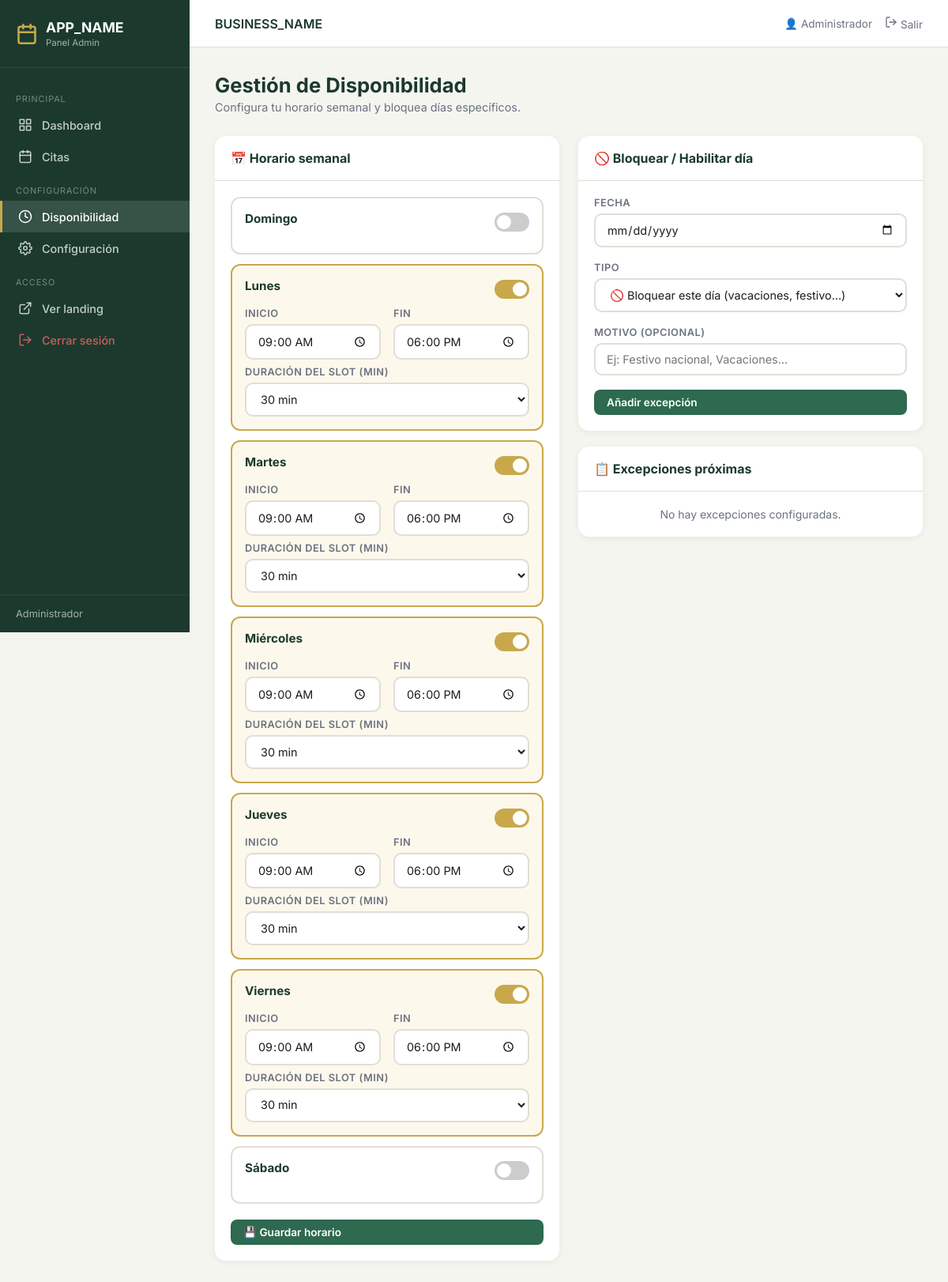
The app's page /admin/availability.php (signed in) with its own data.
### tables this page shows
CREATE TABLE IF NOT EXISTS `availability_schedule` (
    `id`                     INT UNSIGNED  NOT NULL AUTO_INCREMENT,
    `day_of_week`            TINYINT       NOT NULL COMMENT '0=Domingo, 1=Lunes, 2=Martes, 3=Miércoles, 4=Jueves, 5=Viernes, 6=Sábado',
    `start_time`             TIME          NOT NULL,
    `end_time`               TIME          NOT NULL,
    `slot_duration_minutes`  INT           NOT NULL DEFAULT 30,
    `is_active`              TINYINT(1)    NOT NULL DEFAULT 1,
    PRIMARY KEY (`id`),
    KEY `idx_day` (`day_of_week`),
    KEY `idx_active` (`is_active`)
);

### admin/availability.php (the view, shortened to what this page needs)
<?php
$pdo = Database::getInstance()->getConnection();
$scheduleStmt = $pdo->query("SELECT * FROM availability_schedule ORDER BY day_of_week");
$scheduleRows = $scheduleStmt->fetchAll();
$scheduleByDay = [];
foreach ($scheduleRows as $row) {
    $scheduleByDay[(int)$row['day_of_week']] = $row;
}
$exStmt = $pdo->query(
    "SELECT * FROM availability_exceptions
     WHERE exception_date >= CURDATE()
     ORDER BY exception_date ASC
     LIMIT 30"
);
$exceptions = $exStmt->fetchAll();
?>
<!DOCTYPE html>
<html lang="es">
<head>
</head>
<body>
<?php include __DIR__ . '/partials/sidebar.php'; ?>
<div class="main-content">
    <?php include __DIR__ . '/partials/topbar.php'; ?>
    <div class="page-body">
        <div class="page-header">
            <h1>Gestión de Disponibilidad</h1>
            <p>Configura tu horario semanal y bloquea días específicos.</p>
        </div>
        <div class="two-col" style="gap:24px">
            <div class="card">
                <div class="card-header">
                    <h2>📅 Horario semanal</h2>
                </div>
                <div class="card-body">
                    <form method="POST">
                        <?php
                        $dayNames = ['Domingo','Lunes','Martes','Miércoles','Jueves','Viernes','Sábado'];
                        $defaultSchedule = ['start' => '09:00', 'end' => '18:00', 'slot_duration_minutes' => 30, 'is_active' => 0];
                        for ($dow = 0; $dow <= 6; $dow++):
                            $sch = $scheduleByDay[$dow] ?? $defaultSchedule;
                            $isActive = (int)($sch['is_active'] ?? 0);
                        ?>
                        <div class="avail-card <?= $isActive ? 'active-day' : '' ?>" style="margin-bottom:12px" id="dayCard<?= $dow ?>">
                            <div style="display:flex;align-items:center;justify-content:space-between;margin-bottom:10px">
                                <span class="avail-day-name"><?= $dayNames[$dow] ?></span>
                                <label class="toggle-switch">
                                    <span class="toggle-slider"></span>
                                </label>
                            </div>
                            <div id="dayForm<?= $dow ?>" style="<?= !$isActive ? 'display:none' : '' ?>">
                                <div class="form-row">
                                    <div class="form-group" style="margin:0">
                                        <label>Inicio</label>
                                        <input type="time" name="day[<?= $dow ?>][start]" value="<?= htmlspecialchars($sch['start_time'] ?? '09:00') ?>">
                                    </div>
                                    <div class="form-group" style="margin:0">
                                        <label>Fin</label>
                                        <input type="time" name="day[<?= $dow ?>][end]" value="<?= htmlspecialchars($sch['end_time'] ?? '18:00') ?>">
                                    </div>
                                </div>
                                <div class="form-group" style="margin-top:8px;margin-bottom:0">
                                    <label>Duración del slot (min)</label>
                                    <select name="day[<?= $dow ?>][slot]">
                                        <?php foreach ([15, 20, 30, 45, 60] as $mins): ?>
                                        <option value="<?= $mins ?>" <?= (int)($sch['slot_duration_minutes'] ?? 30) === $mins ? 'selected' : '' ?>><?= $mins ?> min</option>
                                        <?php endforeach; ?>
                                    </select>
                                </div>
                            </div>
                        </div>
                        <?php endfor; ?>
                        <button type="submit" class="btn btn-primary" style="width:100%;margin-top:8px">
                            💾 Guardar horario
                        </button>
                    </form>
                </div>
            </div>
            <div>
                <div class="card" style="margin-bottom:20px">
                    <div class="card-header">
                        <h2>🚫 Bloquear / Habilitar día</h2>
                    </div>
                    <div class="card-body">
                        <form method="POST">
                            <div class="form-group">
                                <label>Fecha</label>
                                <input type="date" name="exception_date" min="<?= date('Y-m-d') ?>" required>
                            </div>
                            <div class="form-group">
                                <label>Tipo</label>
                                <select name="is_blocked">
                                    <option value="1">🚫 Bloquear este día (vacaciones, festivo…)</option>
                                </select>
                            </div>
                            <div class="form-group">
                                <label>Motivo (opcional)</label>
                                <input type="text" name="reason" placeholder="Ej: Festivo nacional, Vacaciones…">
                            </div>
                            <button type="submit" class="btn btn-primary" style="width:100%">Añadir excepción</button>
                        </form>
                    </div>
                </div>
                <div class="card">
                    <div class="card-header">
                        <h2>📋 Excepciones próximas</h2>
                    </div>
                    <div class="card-body" style="padding:0">
                        <?php if (empty($exceptions)): ?>
                            <p class="empty-msg" style="padding:20px">No hay excepciones configuradas.</p>
                        <?php endif; ?>
                    </div>
                </div>
            </div>
        </div>
    </div>
</div>
</body>
</html>

### admin/partials/sidebar.php (shortened to what this page needs)
<?php
$currentPage = basename($_SERVER["PHP_SELF"], ".php"); ?>
<aside class="sidebar">
    <div class="sidebar-logo">
        <svg width="28" height="28" viewBox="0 0 24 24" fill="none" stroke="#c9a84c" stroke-width="2.2" stroke-linecap="round" stroke-linejoin="round"><rect x="3" y="4" width="18" height="18" rx="2"/><line x1="16" y1="2" x2="16" y2="6"/><line x1="8" y1="2" x2="8" y2="6"/><line x1="3" y1="10" x2="21" y2="10"/></svg>
        <div class="logo-text">
            <?= htmlspecialchars(APP_NAME) ?>
            <span>Panel Admin</span>
        </div>
    </div>
    <nav class="sidebar-nav">
        <div class="nav-section">Principal</div>
        <a href="dashboard.php" class="nav-item <?= $currentPage === "dashboard"
            ? "active"
            : "" ?>">
            <svg width="18" height="18" viewBox="0 0 24 24" fill="none" stroke="currentColor" stroke-width="2" stroke-linecap="round" stroke-linejoin="round"><rect x="3" y="3" width="7" height="7"/><rect x="14" y="3" width="7" height="7"/><rect x="14" y="14" width="7" height="7"/><rect x="3" y="14" width="7" height="7"/></svg>
            <span>Dashboard</span>
        </a>
        <a href="appointments.php" class="nav-item <?= $currentPage ===
        "appointments"
            ? "active"
            : "" ?>">
            <svg width="18" height="18" viewBox="0 0 24 24" fill="none" stroke="currentColor" stroke-width="2" stroke-linecap="round" stroke-linejoin="round"><rect x="3" y="4" width="18" height="18" rx="2"/><line x1="16" y1="2" x2="16" y2="6"/><line x1="8" y1="2" x2="8" y2="6"/><line x1="3" y1="10" x2="21" y2="10"/></svg>
            <span>Citas</span>
        </a>
        <div class="nav-section">Configuración</div>
        <a href="availability.php" class="nav-item <?= $currentPage ===
        "availability"
            ? "active"
            : "" ?>">
            <svg width="18" height="18" viewBox="0 0 24 24" fill="none" stroke="currentColor" stroke-width="2" stroke-linecap="round" stroke-linejoin="round"><circle cx="12" cy="12" r="10"/><polyline points="12 6 12 12 16 14"/></svg>
            <span>Disponibilidad</span>
        </a>
        <a href="settings.php" class="nav-item <?= $currentPage === "settings"
            ? "active"
            : "" ?>">
            <span>Configuración</span>
        </a>
        <div class="nav-section">Acceso</div>
        <a href="<?= APP_URL ?>/index.php" target="_blank" class="nav-item">
            <svg width="18" height="18" viewBox="0 0 24 24" fill="none" stroke="currentColor" stroke-width="2" stroke-linecap="round" stroke-linejoin="round"><path d="M18 13v6a2 2 0 0 1-2 2H5a2 2 0 0 1-2-2V8a2 2 0 0 1 2-2h6"/><polyline points="15 3 21 3 21 9"/><line x1="10" y1="14" x2="21" y2="3"/></svg>
            <span>Ver landing</span>
        </a>
        <a href="logout.php" class="nav-item" style="color:rgba(255,100,100,.8)">
            <svg width="18" height="18" viewBox="0 0 24 24" fill="none" stroke="currentColor" stroke-width="2" stroke-linecap="round" stroke-linejoin="round"><path d="M9 21H5a2 2 0 0 1-2-2V5a2 2 0 0 1 2-2h4"/><polyline points="16 17 21 12 16 7"/><line x1="21" y1="12" x2="9" y2="12"/></svg>
            <span>Cerrar sesión</span>
        </a>
    </nav>
    <div class="sidebar-footer">
        <?= htmlspecialchars($_SESSION["admin_name"] ?? "Admin") ?>
    </div>
</aside>

### admin/partials/topbar.php
<header class="topbar">
    <span class="topbar-title"><?= htmlspecialchars(BUSINESS_NAME) ?></span>
    <div class="topbar-right">
        <span>👤 <?= htmlspecialchars($_SESSION['admin_name'] ?? 'Admin') ?></span>
        <a href="logout.php" title="Cerrar sesión">
            <svg width="16" height="16" viewBox="0 0 24 24" fill="none" stroke="currentColor" stroke-width="2" stroke-linecap="round" stroke-linejoin="round"><path d="M9 21H5a2 2 0 0 1-2-2V5a2 2 0 0 1 2-2h4"/><polyline points="16 17 21 12 16 7"/><line x1="21" y1="12" x2="9" y2="12"/></svg>
            Salir
        </a>
    </div>
</header>

### admin/partials/admin_styles.php (style rules this page uses)
*, *::before, *::after { box-sizing: border-box; margin: 0; padding: 0; }
:root { --blue-dark: #1b3a2d; --blue: #2d6a4f; --cyan: #c9a84c; --sidebar-w: 240px; --white: #fff; --bg: #f5f5f0; --text: #1c1c1c; --muted: #6b7280; --border: #e2ddd5; --radius: 10px; }
body { font-family: 'Inter', sans-serif; background: var(--bg); color: var(--text); display: flex; min-height: 100vh; }
.sidebar { width: var(--sidebar-w); background: var(--blue-dark); color: #fff; display: flex; flex-direction: column; position: fixed; height: 100vh; overflow-y: auto; z-index: 100; }
.sidebar-logo { padding: 24px 20px; font-size: 1.1rem; font-weight: 700; border-bottom: 1px solid rgba(255,255,255,.1); display: flex; align-items: center; gap: 10px; }
.sidebar-logo span { font-size: .72rem; display: block; opacity: .6; font-weight: 400; margin-top: 2px; }
.sidebar-nav { flex: 1; padding: 16px 0; }
.nav-item { display: flex; align-items: center; gap: 12px; padding: 11px 20px; font-size: .9rem; font-weight: 500; color: rgba(255,255,255,.75); text-decoration: none; transition: all .2s; border-left: 3px solid transparent; }
.nav-item.active { background: rgba(255,255,255,.12); color: #fff; border-left-color: var(--cyan); }
.nav-section { font-size: .68rem; text-transform: uppercase; letter-spacing: .08em; color: rgba(255,255,255,.4); padding: 16px 20px 6px; }
.sidebar-footer { padding: 16px 20px; border-top: 1px solid rgba(255,255,255,.1); font-size: .8rem; opacity: .6; }
.main-content { margin-left: var(--sidebar-w); flex: 1; display: flex; flex-direction: column; min-height: 100vh; }
.topbar { background: var(--white); border-bottom: 1px solid var(--border); padding: 0 32px; height: 60px; display: flex; align-items: center; justify-content: space-between; position: sticky; top: 0; z-index: 50; }
.topbar-title { font-size: 1rem; font-weight: 600; color: var(--blue-dark); }
.topbar-right { display: flex; align-items: center; gap: 16px; font-size: .85rem; color: var(--muted); }
.topbar-right a { color: var(--muted); text-decoration: none; }
.page-body { padding: 32px; flex: 1; }
.page-header { margin-bottom: 28px; }
.page-header h1 { font-size: 1.6rem; font-weight: 700; color: var(--blue-dark); }
.page-header p { color: var(--muted); font-size: .9rem; margin-top: 4px; }
.card { background: var(--white); border-radius: 14px; box-shadow: 0 2px 10px rgba(0,0,0,.06); overflow: hidden; }
.card-header { display: flex; align-items: center; justify-content: space-between; padding: 18px 20px; border-bottom: 1px solid var(--border); }
.card-header h2 { font-size: 1rem; font-weight: 700; color: var(--blue-dark); }
.card-body { padding: 20px; }
.two-col { display: grid; grid-template-columns: 1fr 1fr; gap: 20px; }
.btn { display: inline-flex; align-items: center; gap: 6px; padding: 8px 16px; border-radius: 8px; font-size: .85rem; font-weight: 600; font-family: inherit; cursor: pointer; border: none; transition: opacity .2s; text-decoration: none; }
.btn-primary { background: var(--blue); color: #fff; }
.form-group { margin-bottom: 18px; }
.form-group label { display: block; font-size: .8rem; font-weight: 600; color: var(--muted); margin-bottom: 6px; text-transform: uppercase; letter-spacing: .04em; }
.form-group input, .form-group select, .form-group textarea { width: 100%; padding: 10px 14px; border: 2px solid var(--border); border-radius: var(--radius); font-size: .9rem; font-family: inherit; color: var(--text); outline: none; transition: border-color .2s; background: #fff; }
.form-row { display: grid; grid-template-columns: 1fr 1fr; gap: 16px; }
.empty-msg { color: var(--muted); font-size: .875rem; text-align: center; padding: 20px 0; }
.avail-card { background: var(--white); border-radius: 12px; padding: 16px; border: 2px solid var(--border); }
.avail-card.active-day { border-color: var(--cyan); background: #fdf8ec; }
.avail-day-name { font-weight: 700; font-size: .95rem; color: var(--blue-dark); margin-bottom: 8px; }
.toggle-switch { position: relative; display: inline-block; width: 44px; height: 24px; }
.toggle-slider { position: absolute; cursor: pointer; inset: 0; background: #ccc; border-radius: 24px; transition: .3s; }
.toggle-slider::before { content: ''; position: absolute; width: 18px; height: 18px; border-radius: 50%; background: #fff; bottom: 3px; left: 3px; transition: .3s; }
.toggle-switch input:checked + .toggle-slider { background: var(--cyan); }
.toggle-switch input:checked + .toggle-slider::before { transform: translateX(20px); }

### records on screen
availability_schedule: dow "Lunes", start_time "09:00:00", end_time "18:00:00", slot_duration_minutes "30 min"
availability_schedule: dow "Martes", start_time "09:00:00", end_time "18:00:00", slot_duration_minutes "30 min"
availability_schedule: dow "Miércoles", start_time "09:00:00", end_time "18:00:00", slot_duration_minutes "30 min"
availability_schedule: dow "Jueves", start_time "09:00:00", end_time "18:00:00", slot_duration_minutes "30 min"
availability_schedule: dow "Viernes", start_time "09:00:00", end_time "18:00:00", slot_duration_minutes "30 min"

### other values on screen
APP_NAME "APP_NAME"
$_SESSION["admin_name"] "Administrador"
BUSINESS_NAME "BUSINESS_NAME"
$_SESSION['admin_name'] "Administrador"
$dayNames[$dow] "Domingo"
$dayNames[$dow] "Sábado"
